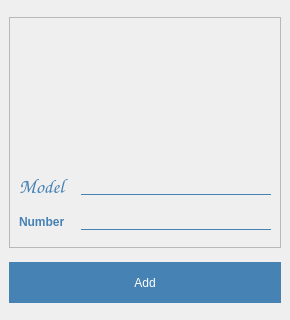
<?xml version="1.0" encoding="UTF-8"?>
<ui version="4.0">
 <class>AddCarWindow</class>
 <widget class="QMainWindow" name="AddCarWindow">
  <property name="geometry">
   <rect>
    <x>0</x>
    <y>0</y>
    <width>290</width>
    <height>320</height>
   </rect>
  </property>
  <property name="windowTitle">
   <string>Add car</string>
  </property>
  <widget class="QWidget" name="centralwidget">
   <layout class="QVBoxLayout" name="verticalLayout">
    <item>
     <widget class="QFrame" name="frame">
      <property name="minimumSize">
       <size>
        <width>272</width>
        <height>231</height>
       </size>
      </property>
      <property name="maximumSize">
       <size>
        <width>272</width>
        <height>231</height>
       </size>
      </property>
      <property name="styleSheet">
       <string notr="true">QLineEdit
{
background: transparent;
border: none;
border-bottom: 1px solid steelblue;
font: 12pt &quot;Comic Sans MS&quot;;
}
QLineEdit:focus {
 outline:none; }

QLabel{
 text-shadow: -1px -1px #FFF,
               -2px -2px #FFF,
               -1px 1px #FFF,
               -2px 2px #FFF,
               1px 1px #FFF,
               2px 2px #FFF,
               1px -1px #FFF,
               2px -2px #FFF,
               -3px -3px 2px #BBB,
               -3px 3px 2px #BBB,
               3px 3px 2px #BBB,
               3px -3px 2px #BBB;
	color: steelblue;
	transition: all 1s;
	font: 15pt &quot;Comic Sans MS&quot;;
	font-weight:bold;
}</string>
      </property>
      <property name="frameShape">
       <enum>QFrame::StyledPanel</enum>
      </property>
      <property name="frameShadow">
       <enum>QFrame::Raised</enum>
      </property>
      <layout class="QGridLayout" name="gridLayout">
       <item row="1" column="2">
        <widget class="QLineEdit" name="edit_model">
         <property name="styleSheet">
          <string notr="true"/>
         </property>
         <property name="text">
          <string/>
         </property>
        </widget>
       </item>
       <item row="2" column="2">
        <widget class="QLineEdit" name="edit_number">
         <property name="text">
          <string/>
         </property>
         <property name="echoMode">
          <enum>QLineEdit::Normal</enum>
         </property>
        </widget>
       </item>
       <item row="2" column="0" colspan="2">
        <widget class="QLabel" name="label_number">
         <property name="text">
          <string>Number</string>
         </property>
        </widget>
       </item>
       <item row="1" column="0">
        <widget class="QLabel" name="label_model">
         <property name="font">
          <font>
           <family>Comic Sans MS</family>
           <pointsize>15</pointsize>
           <weight>75</weight>
           <italic>false</italic>
           <bold>true</bold>
          </font>
         </property>
         <property name="styleSheet">
          <string notr="true"/>
         </property>
         <property name="text">
          <string>Model</string>
         </property>
        </widget>
       </item>
       <item row="0" column="1" colspan="2">
        <widget class="QLabel" name="img">
         <property name="maximumSize">
          <size>
           <width>125</width>
           <height>125</height>
          </size>
         </property>
         <property name="text">
          <string/>
         </property>
         <property name="pixmap">
          <pixmap>../../ico/car.png</pixmap>
         </property>
         <property name="scaledContents">
          <bool>true</bool>
         </property>
        </widget>
       </item>
      </layout>
     </widget>
    </item>
    <item>
     <widget class="QPushButton" name="btn_add">
      <property name="minimumSize">
       <size>
        <width>181</width>
        <height>41</height>
       </size>
      </property>
      <property name="styleSheet">
       <string notr="true">QPushButton{
color: white;
background: steelblue;
border-radius: 60px;
font: 12pt &quot;Comic Sans MS&quot;;
}</string>
      </property>
      <property name="text">
       <string>Add</string>
      </property>
     </widget>
    </item>
   </layout>
  </widget>
 </widget>
 <resources/>
 <connections/>
</ui>
